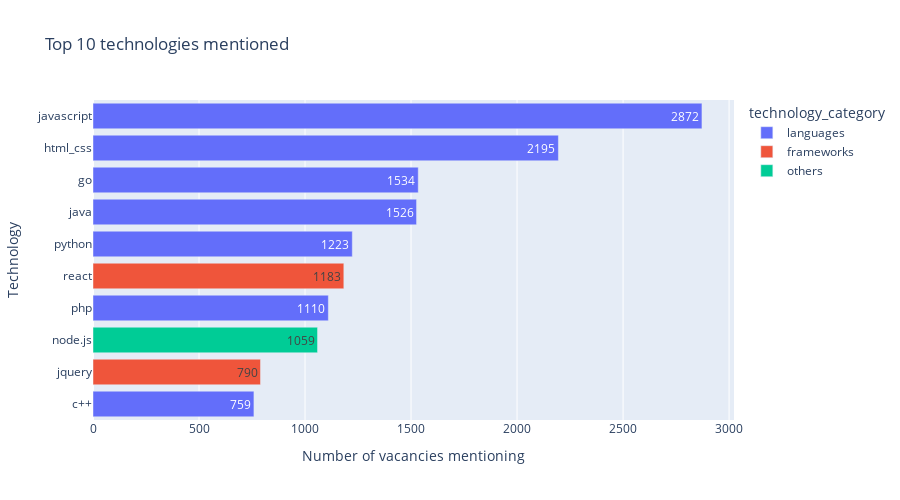

This figure's notebook cell:
### Markdown cell above
## Plot as bar charts

### Code cell
tech_counts = df[['languages', 'frameworks', 'platforms', 'databases', 'others']]
tech_counts = (tech_counts.stack()
                .explode()\
                .reset_index()
                .groupby(["level_1", 0])
                .count()
                .reset_index())
tech_counts.columns = "technology_category", "technology", "count"
tech_counts = tech_counts.sort_values('count', ascending=False)
tech_counts = tech_counts.iloc[:10]

fig = px.bar(
    tech_counts,
    y='technology',
    x='count',
    text='count',
    orientation='h',
    color='technology_category',
    height=500,
    title='Top 10 technologies mentioned'
)
fig.update_yaxes(
    type='category',
    matches=None,
    title_text='Technology'
)
fig.update_xaxes(
    title_text='Number of vacancies mentioning'
)
fig.update_layout(yaxis={'categoryorder':'total ascending'})
fig.for_each_annotation(lambda a: a.update(text=a.text.split("=")[-1]))

fig.show()

### Figure 1 — Plotly figure (JSON) as saved in the notebook; plotly's stock layout.template omitted (floating-point values rounded to 4 significant figures)
{"data": [{"alignmentgroup": "True", "hoverlabel": {"namelength": 0}, "hovertemplate": "technology_category=languages<br>count=%{text}<br>technology=%{y}", "legendgroup": "languages", "marker": {"color": "#636efa"}, "name": "languages", "offsetgroup": "languages", "orientation": "h", "showlegend": true, "text": [2872, 2195, 1534, 1526, 1223, 1110, 759], "textposition": "auto", "type": "bar", "x": [2872, 2195, 1534, 1526, 1223, 1110, 759], "xaxis": "x", "y": ["javascript", "html_css", "go", "java", "python", "php", "c++"], "yaxis": "y"}, {"alignmentgroup": "True", "hoverlabel": {"namelength": 0}, "hovertemplate": "technology_category=frameworks<br>count=%{text}<br>technology=%{y}", "legendgroup": "frameworks", "marker": {"color": "#EF553B"}, "name": "frameworks", "offsetgroup": "frameworks", "orientation": "h", "showlegend": true, "text": [1183, 790], "textposition": "auto", "type": "bar", "x": [1183, 790], "xaxis": "x", "y": ["react", "jquery"], "yaxis": "y"}, {"alignmentgroup": "True", "hoverlabel": {"namelength": 0}, "hovertemplate": "technology_category=others<br>count=%{text}<br>technology=%{y}", "legendgroup": "others", "marker": {"color": "#00cc96"}, "name": "others", "offsetgroup": "others", "orientation": "h", "showlegend": true, "text": [1059], "textposition": "auto", "type": "bar", "x": [1059], "xaxis": "x", "y": ["node.js"], "yaxis": "y"}], "layout": {"barmode": "relative", "height": 500, "legend": {"title": {"text": "technology_category"}, "tracegroupgap": 0}, "title": {"text": "Top 10 technologies mentioned"}, "xaxis": {"anchor": "y", "domain": [0, 1], "title": {"text": "Number of vacancies mentioning"}}, "yaxis": {"anchor": "x", "categoryorder": "total ascending", "domain": [0, 1], "title": {"text": "Technology"}, "type": "category"}}}
